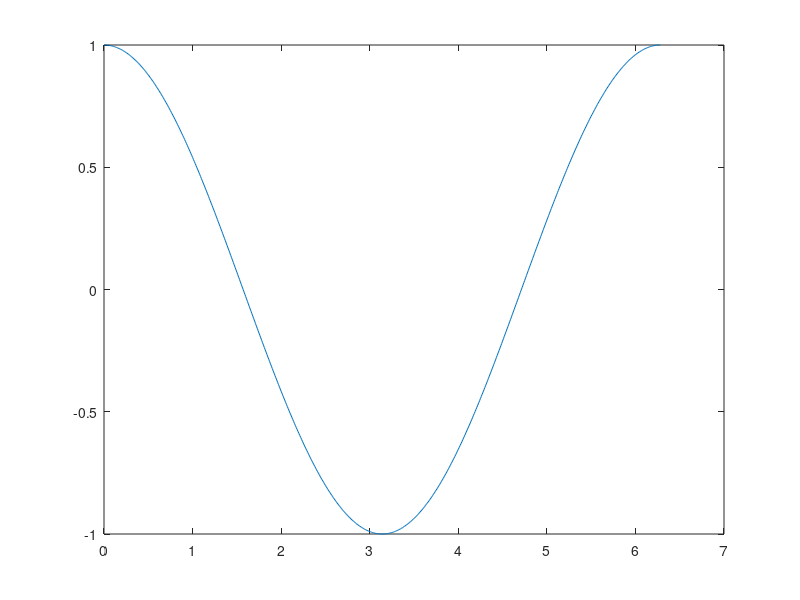
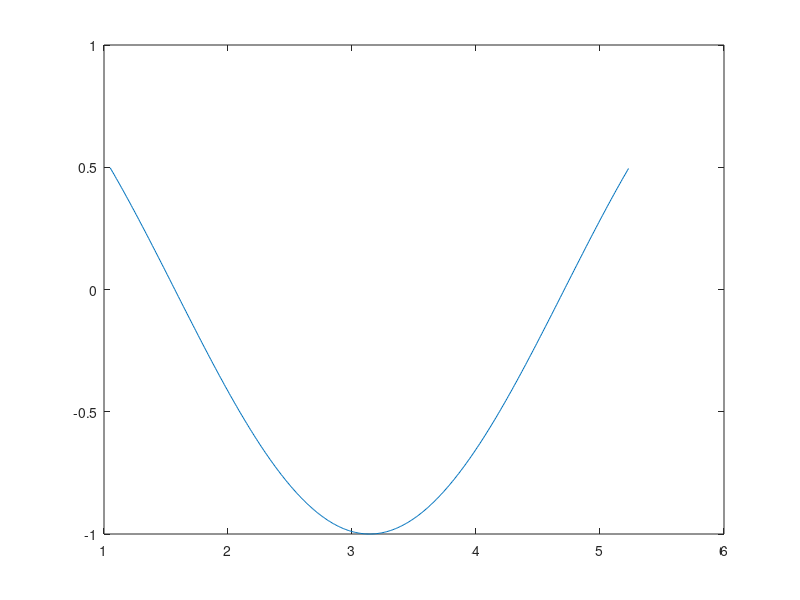

Write MATLAB code to recreate these figures, in order.
%% Opdracht 2
% Hieronder staat een regel waarmee je een grafiek van een cosinus tekent.
% Maak eerst een nieuw figuur aan voordat je plot() aanroept. 
% Selecteer alle waarden uit 'signaal' die kleiner zijn dan 0.5 en plot 
% deze met de bijbehorende tijdstippen in het nieuwe figure.
%
% LET OP! Je mag geen while of for gebruiken. Tip: gebruik logische en 
% relationele operatoren.

close all
t = 0:0.01:2*pi;
signaal = cos(t);
plot(t,signaal)

idx = signaal < 0.5;
figure
plot(t(idx),signaal(idx))
